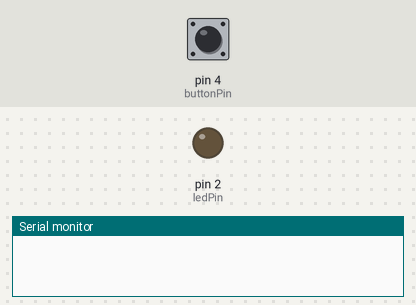
Recording of a sketch running on a simulated Arduino Uno, built with avr-gcc and run on an emulated ATmega328P. On the bench: output pins drawn as LEDs (lit = HIGH), the last lines printed to the serial monitor. The test bench sets the inputs (shaded band); at power-on: pin 4 (buttonPin) HIGH.

Above: at 1.2 s.
1.3 s: pin 4 (buttonPin) pulled LOW for 0.15 s
At 1.4 s:
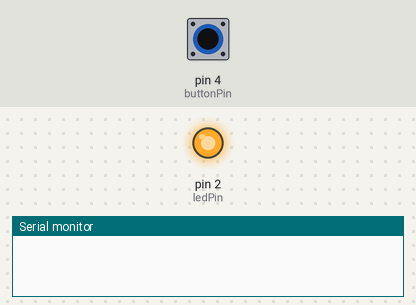
2.9 s: pin 4 (buttonPin) pulled LOW for 3.2 s
At 6.9 s:
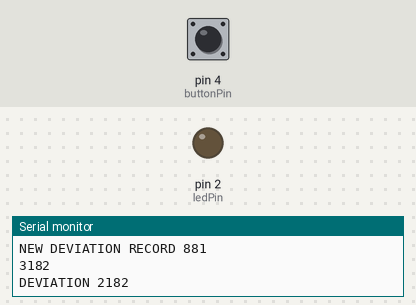
7.6 s: pin 4 (buttonPin) pulled LOW for 1 s
At 8.4 s:
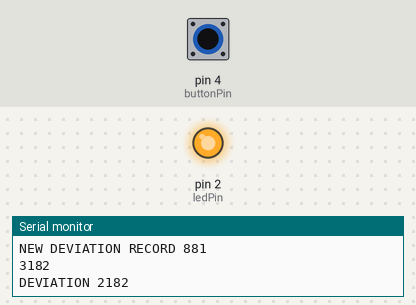
Timing chart, 0 to 10.6 s (numbered marks = the images above; inputs shaded):
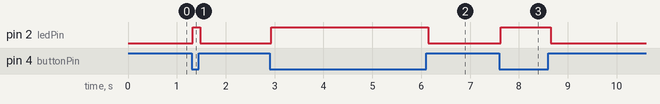

Measured:
- after the input at 1.3 s, pin 2 (ledPin): LOW → HIGH at once, → LOW 0.15 s later
- after the input at 2.9 s, pin 2 (ledPin): LOW → HIGH at once, → LOW 3.2 s later
- after the input at 7.6 s, pin 2 (ledPin): LOW → HIGH at once, → LOW 1.0 s later

The sketch:

feel_the_second.ino
```cpp
constexpr int ledPin = 2;
constexpr int buttonPin = 4;
constexpr unsigned long debounceDelay = 30;
constexpr int numberOfTries = 3;
constexpr unsigned long targetMs = 1000;

unsigned long record = ULONG_MAX;

unsigned long measureHold() {
  while(digitalRead(buttonPin) == HIGH) {}
  delay(debounceDelay);
  const unsigned long buttonPressMoment = millis();
  unsigned long resut = millis();

  while(digitalRead(buttonPin) == LOW) {
    digitalWrite(ledPin, HIGH);
    delay(debounceDelay);
    resut = millis();
  }
  delay(debounceDelay);
  digitalWrite(ledPin, LOW);
  return resut - buttonPressMoment;
}

unsigned long deviation(unsigned long holdMs, unsigned long targetMs) {
  if (holdMs > targetMs) {
    return holdMs - targetMs;
  }
  return targetMs - holdMs;
}

void setup() {
  pinMode(ledPin, OUTPUT);
  pinMode(buttonPin, INPUT_PULLUP);
  Serial.begin(115200);
}

void loop() {
  unsigned long sumOfDeviations = 0;
  for(int i=0; i<numberOfTries; ++i) {
    const unsigned long playerResult = measureHold();
    const unsigned long currentDeviation = deviation(playerResult, targetMs);

    Serial.println(playerResult);

    if(currentDeviation < record) {
      Serial.print("NEW DEVIATION RECORD ");
      record = currentDeviation;
    } else {
      Serial.print("DEVIATION ");
    }
    Serial.println(currentDeviation);

    sumOfDeviations += currentDeviation;
  }
  Serial.print("AVERAGE DEVIATION IS ");
  Serial.println(sumOfDeviations/numberOfTries);
  Serial.println("-------------------------------");
}
```
